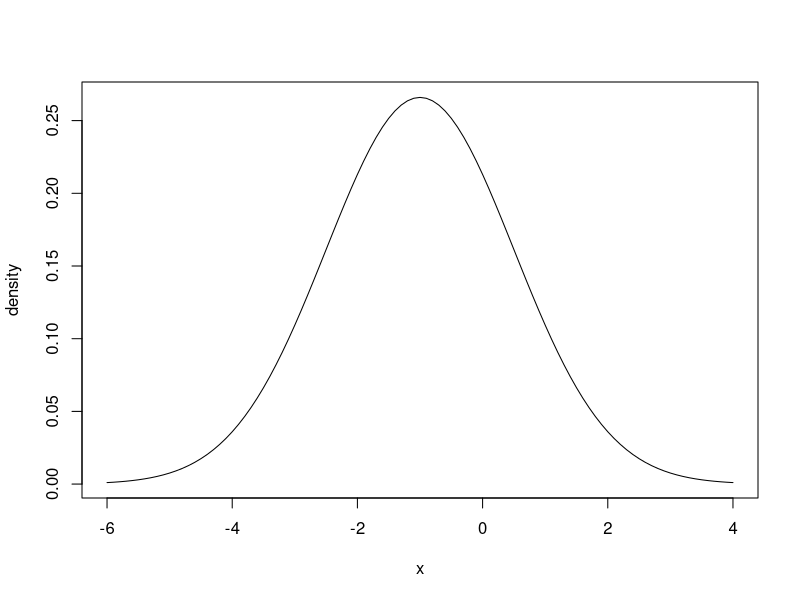
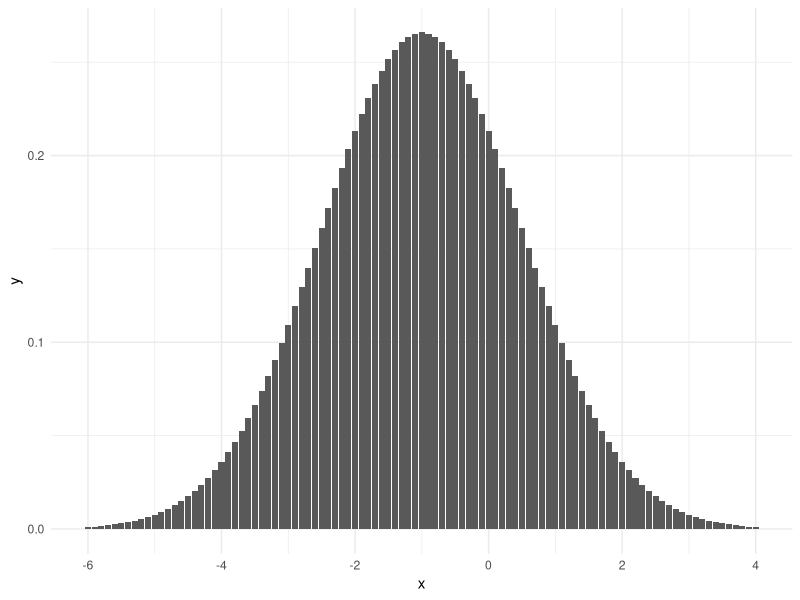
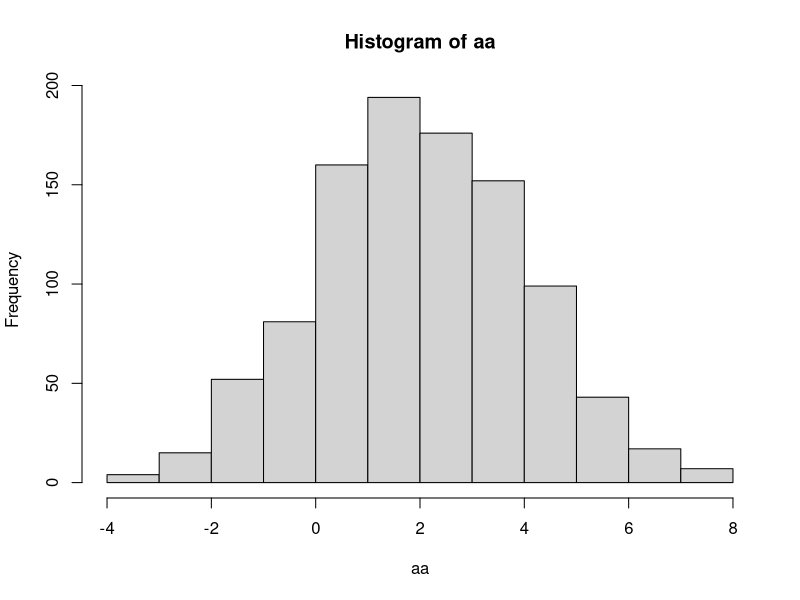
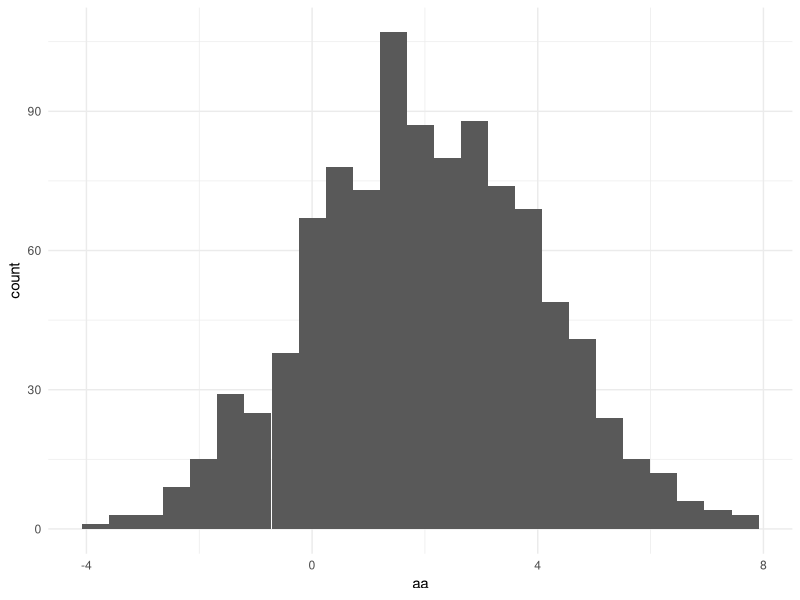
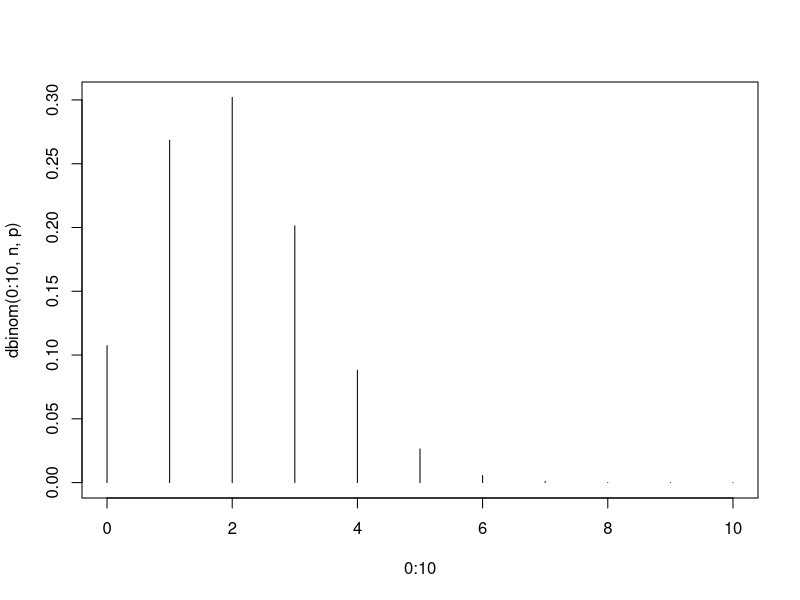
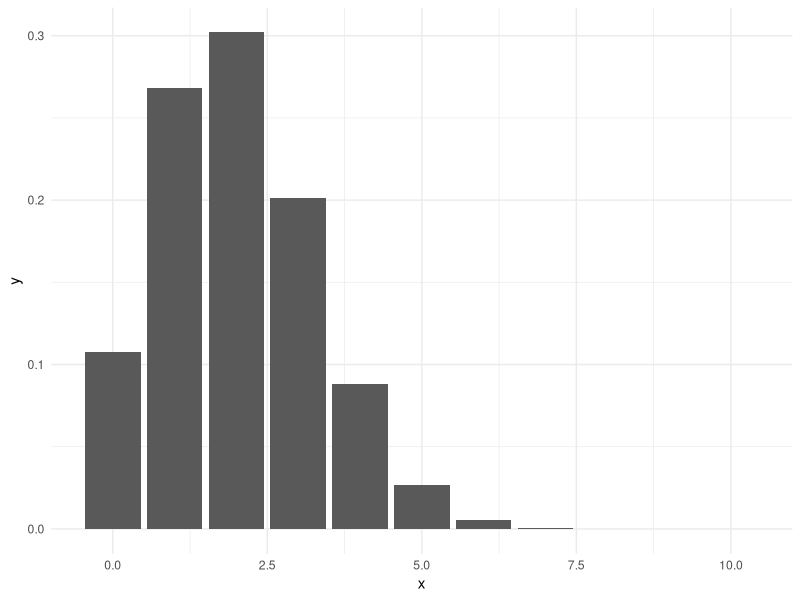
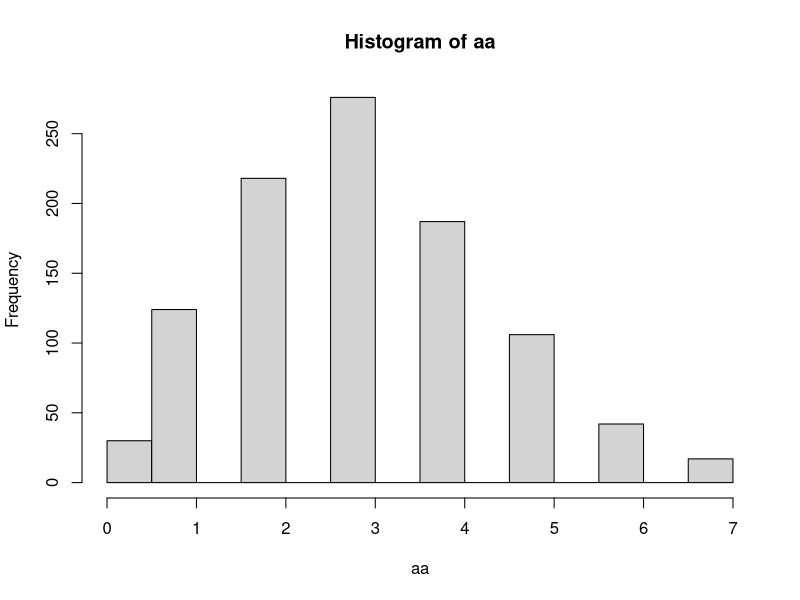
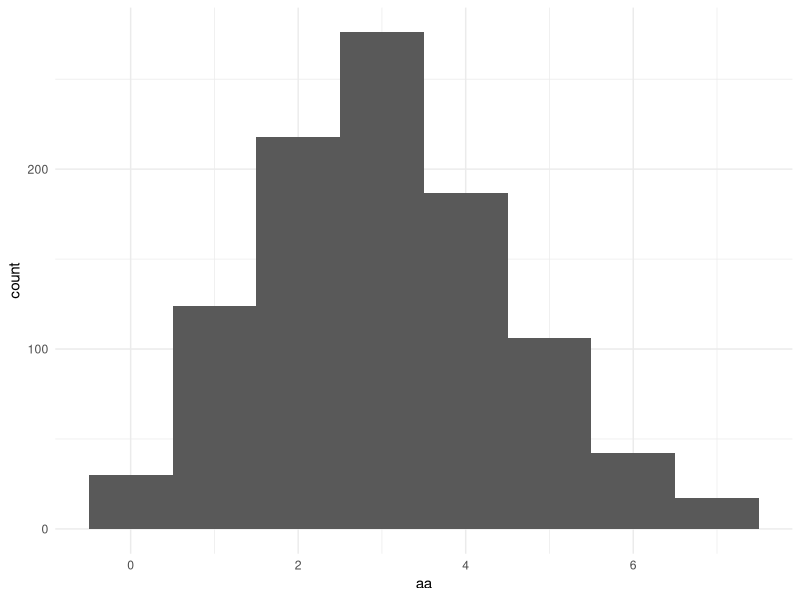

Write R code to recreate these figures, in order.
###Probability Distributions

library(ggplot2)


######################################
### Normal distribution
######################################

?dnorm()
dnorm(0,0,1)
dnorm(0)

dnorm(0.5,1,sqrt(2))
pnorm(0.1,1,0.5)
qnorm(0.975,0,1)



### A graphical example

mu = -1
sigma = 1.5

# Generate a vector with values from -6 to 4 in 0.1 intervals
xx <- seq(-6,4,0.1)

# Store the density of the normal distribution with given mu and sigma for all values in xx
n.dens = dnorm(xx, mu, sigma)

# Plotting

# With base R
plot(xx,n.dens,type="l",xlab="x",ylab="density")

# With ggplot
df = data.frame(x = xx, y=n.dens)

ggplot(data = df, aes(x = x, y = y)) +
  geom_bar(stat = "identity") +
  theme_minimal()


### Drawing a random sample and making a histogram

aa <- rnorm(1000,2,2)

# Base R
hist(aa)

# Or using ggplot
aa <- as.data.frame(aa)

ggplot(data = aa, aes(aa)) + 
  geom_histogram(bins=25) +
  theme_minimal()


######################################
### Binomial distribution
######################################

dbinom(5,10,0.2)
pbinom(5,10,0.2)
qbinom(0.9,10,0.2)

n = 10
p = 0.2
probs = dbinom(0:10, n, p)
df = data.frame(x = 0:10, y = probs)

plot(0:10,dbinom(0:10,n,p),type="h")

ggplot(data = df, aes(x = x, y = y)) + 
  geom_bar(stat = "identity") +
  theme_minimal()

## Drawing a random sample and making a histogram
aa <- rbinom(1000,10,0.3)

# Base R
hist(aa)

# Or using ggplot
aa <- as.data.frame(aa)

ggplot(data = aa, aes(aa)) + 
  geom_histogram(binwidth = 1) +
  theme_minimal()

#Q&A
qnorm(0.025,3,1)
qnorm(0.975,3,1)
pnorm(4,2,sqrt(3),lower.tail = F)

n = 5
p = 0.25
dbinom(1, n ,p)
pbinom(1, n, p, lower.tail = F)
